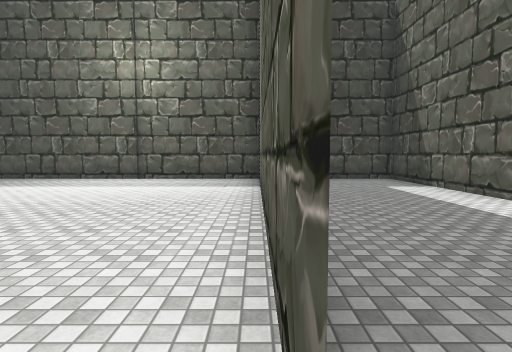
view 1 (above)

24 first-person views from a walk through a Unity game level. The camera is 1.5 m above the floor, tilts 4° down and sees 80° across. The floor is counted in squares, 2 m on a side. Each view is taken from the middle of a square. On the plan, view 1 faces up. The plan holds only what a view shows up to about 10 squares ahead; the rest is blank. The place goes on beyond the plan. The player character is not drawn. Some surface patterns are stand-ins.

view 2
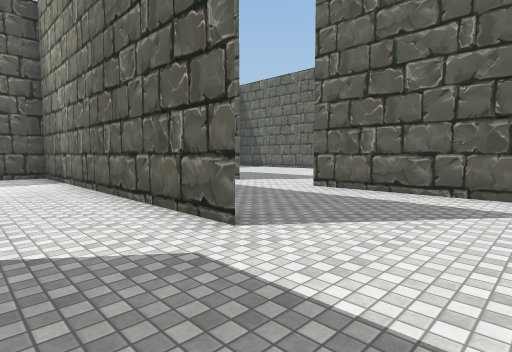

view 3
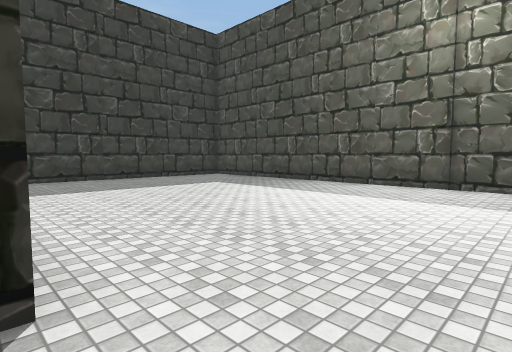

view 4
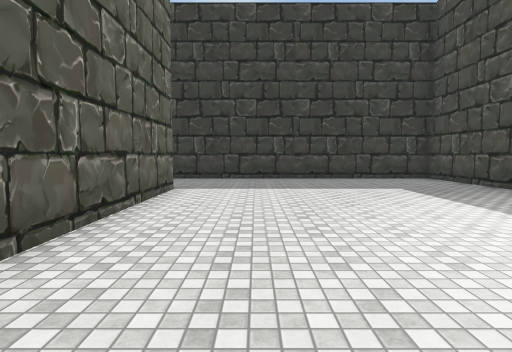

view 5
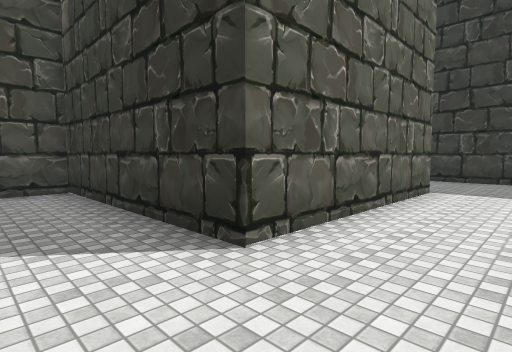

view 6
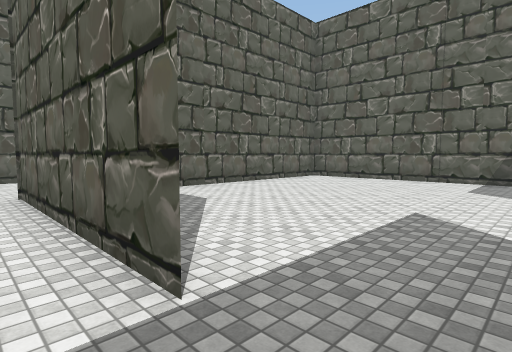

view 7
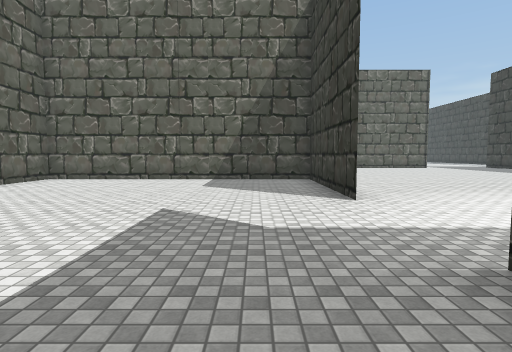

view 8
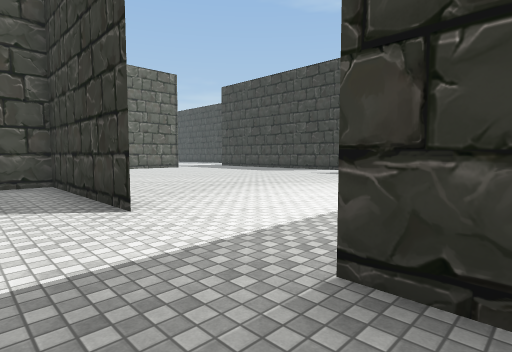

view 9
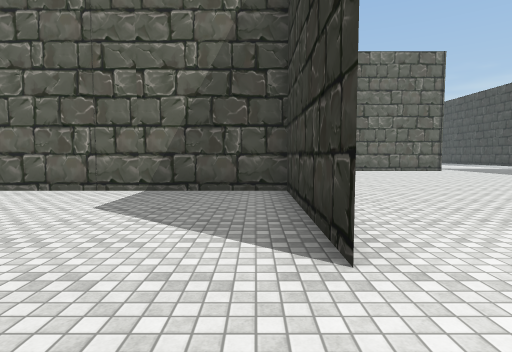

view 10
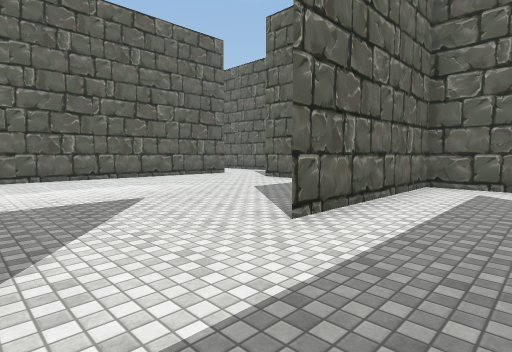

view 11
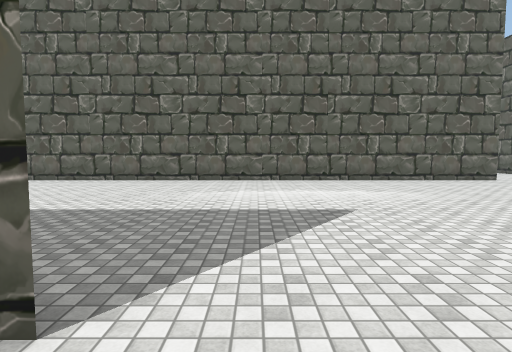

view 12
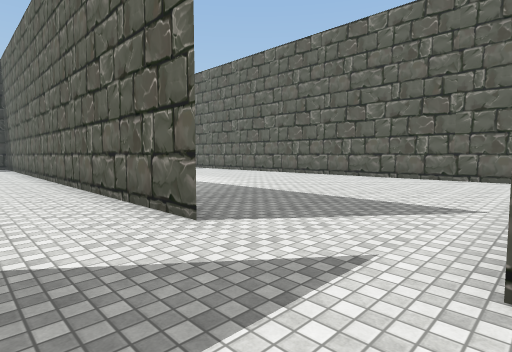

view 13
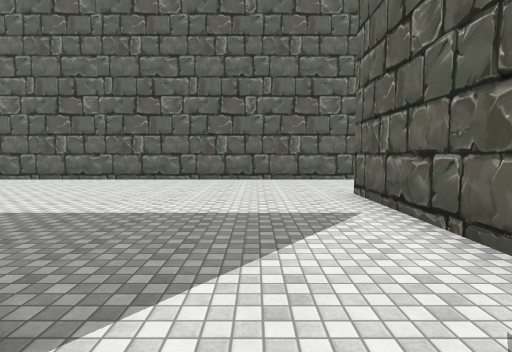

view 14
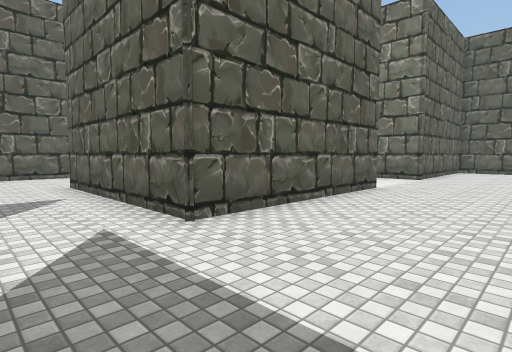

view 15
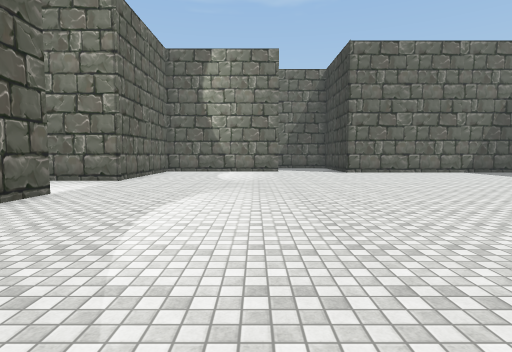

view 16
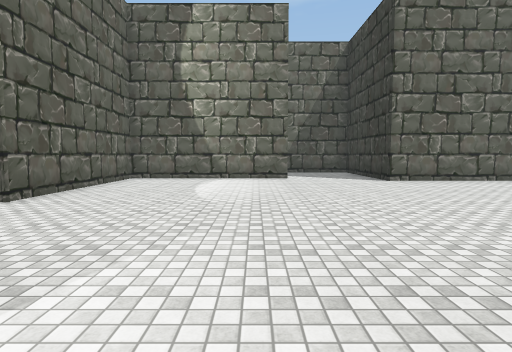

view 17
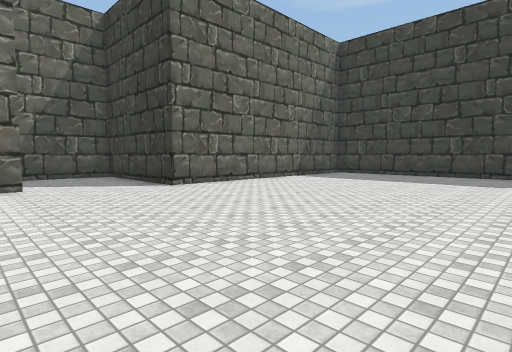

view 18
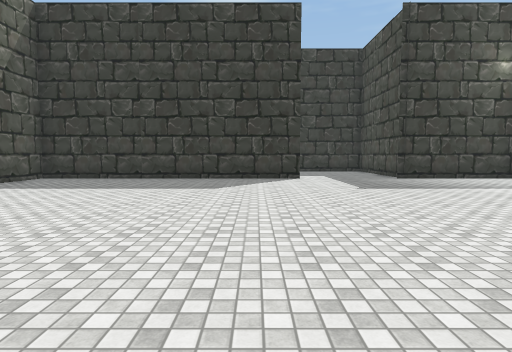

view 19
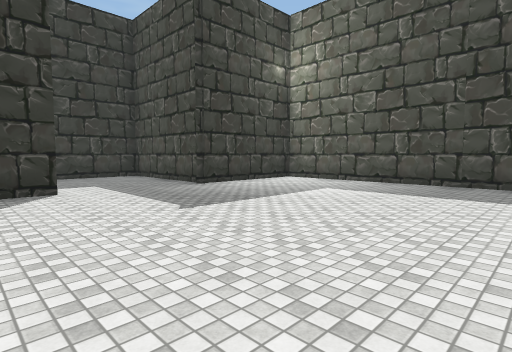

view 20
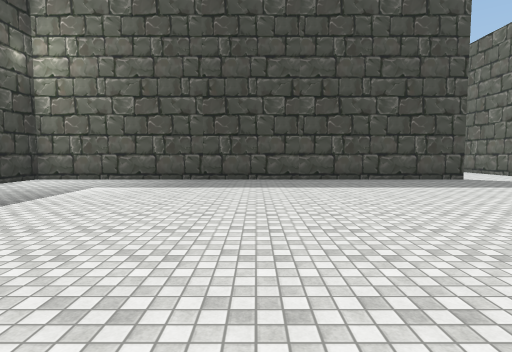

view 21
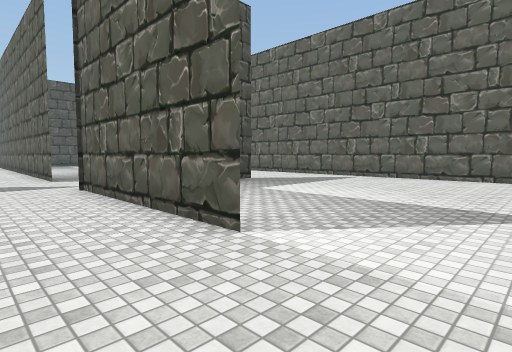

view 22
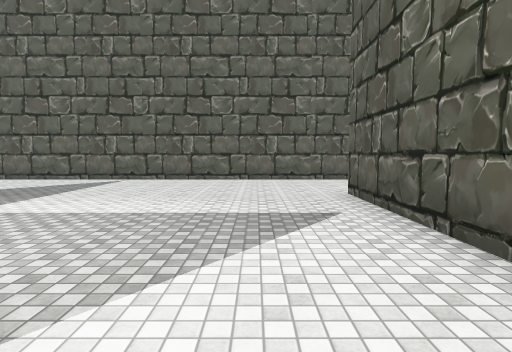

view 23
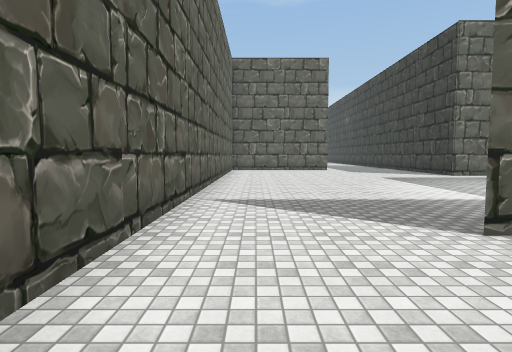

view 24
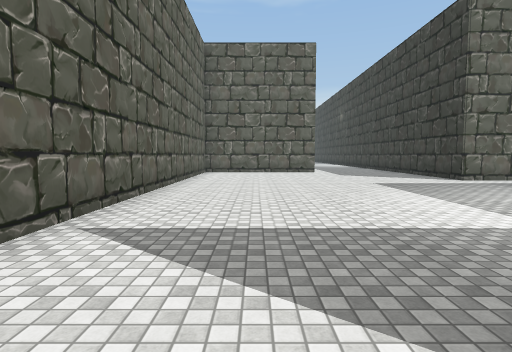

### Floor plan
Points are (right, up) in squares from view 1. A wall is a line through its corners. A room is listed if a view was taken in it or the views show most of it. See-through windows are left out.
Room 1 (views 1, 2, 3, 4, 5, 6, 7, 8, 9, 10, 11)
walls: (-8.8, 2.2) (-3.6, 2.2) (-3.6, -2.9); (-11.6, -1.9) (-11.6, -6.3) (-3.7, -6.3) (-3.7, -0.8); (-3.6, -2.8) (-2.5, -2.8); (0.1, 0.4) (0.1, 9.5) (-11.6, 9.5) (-11.6, 1); (2.6, -2.8) (4.2, -2.8) (4.2, 2.2); (4.2, 4.9) (4.2, 9.5) (2.2, 9.5)
ways out: opening at (4, 3.5)
Room 2 (views 12, 13, 14, 15, 16, 17, 18, 19, 20, 21, 22, 23, 24)
walls: (12, -10.9) (12, -5.9) (16.9, -5.9) (16.4, -5.9); (6.9, -18.7) (12, -18.7) (12, -13.8) (17, -13.8); (0.5, -17.7) (4.2, -17.7) (4.2, -21.4); (-3.6, -9.5) (-3.6, -17.7) (-2, -17.7); (9.4, -2.8) (-3.6, -2.8); (-3.5, -6.3) (-6.5, -6.3); (4.6, -21.9) (6.6, -21.9); (-3.6, -2.9) (-3.6, -6.6); (10.5, -21.9) (11.9, -21.9) (11.9, -23); (-7.7, -7.5) (-7.7, -8.9); (20.2, -23.1) (20.2, 3.8)
ways out: opening at (10.5, -3)

Positions as (right, up) in squares from view 1, and headings:
1: (0, 0), facing up
2: (-2, -2), facing up-right
3: (-2, 2), facing up-left
4: (-2, 4), facing left
5: (-2, 4), facing down-left
6: (-10, 3), facing down-right
7: (-10, 3), facing down
8: (-10, 2), facing down-left
9: (-11, 0), facing down
10: (2, 5), facing down-right
11: (3, 4), facing right
12: (10, -6), facing up-right
13: (11, -4), facing right
14: (9, -4), facing down-right
15: (8, -5), facing down
16: (8, -9), facing down
17: (8, -11), facing down-left
18: (6, -11), facing left
19: (3, -11), facing up-left
20: (3, -12), facing up
21: (10, -13), facing up-right
22: (11, -12), facing right
23: (19, -11), facing down
24: (18, -13), facing down
